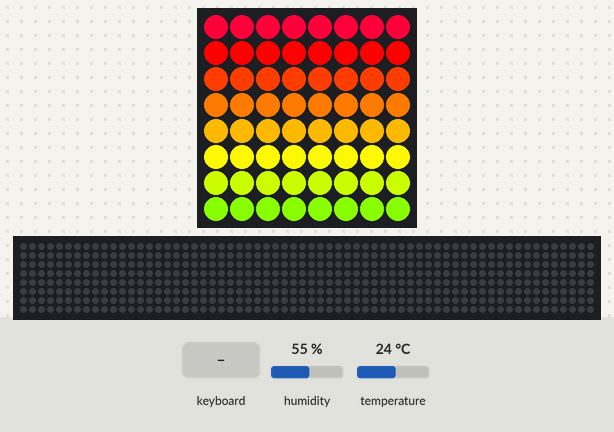
Bench run of a program on a simulated Raspberry Pi (BCM pin numbers) with a Sense HAT. Parts: the Sense HAT's 8×8 RGB LED matrix, a strip that is not on the board, showing the scrolling text unrolled. The inputs (shaded band) are chosen by the test bench; at power-on: humidity 55 %, temperature 24 °C. Random numbers come from a fixed seed; the 64×8 strip is a reading aid, not a part: it shows the text the matrix is scrolling, unrolled, one strip-width of it at a time; threads take turns every 2 ms.

Above: at 1.2 s.
1.3 s: key up typed on the keyboard
At 1.52 s:
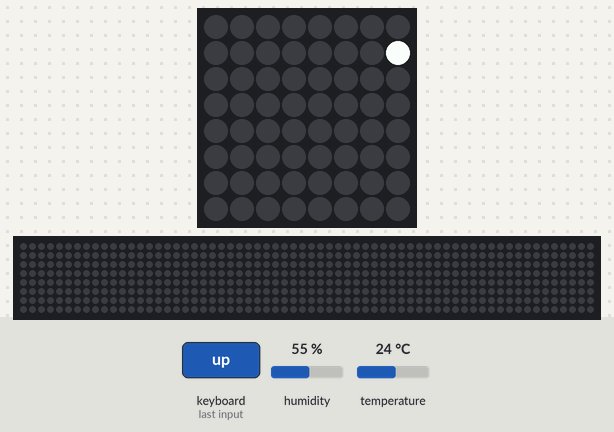
At 8.98 s:
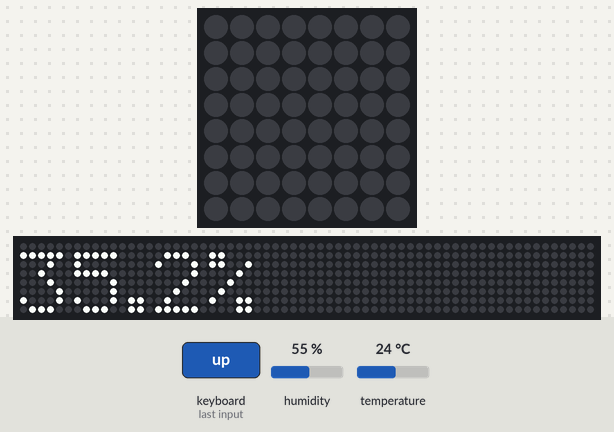

The program:

sense-hat-demo.py
```python
from sense_hat import SenseHat
from time import sleep
from random import randint
from evdev import InputDevice, list_devices, categorize, ecodes
import thread
import colorsys
import random

dev = InputDevice('/dev/input/event0')
sense = SenseHat()

currentMode = 0
totalModes = 3
lastRun = totalModes

modeNameScrollSpeed = .03

colorStep = .04

replies = ['Signs point to yes',
           'Without a doubt',
           'You may rely on it',
           'Do not count on it',
           'Looking good',
           'Cannot predict now',
           'It is decidedly so',
           'Outlook not so good'
           ]

def keyboard_listener(name, delay):
	global currentMode
	global totalModes
	global sense
	for event in dev.read_loop():
		if event.type == ecodes.EV_KEY:
			if (event.code == 28) and (event.value == 0):
				currentMode = 0
			if (event.code == ecodes.KEY_UP) and (event.value == 0):
				currentMode = 1
			if (event.code == ecodes.KEY_DOWN) and (event.value == 0):
				currentMode = 2
			if (event.code == ecodes.KEY_LEFT) and (event.value == 0):
				currentMode = 3
			if (event.code == ecodes.KEY_RIGHT) and (event.value == 0):
				currentMode = 4

thread.start_new_thread(keyboard_listener, ("Thread-1", 2, ))

while True:
	if currentMode == 0:
		if lastRun is not currentMode:
			sense.set_rotation(0)
			hue = 0.0
			sense.clear()
			lastRun = currentMode
		for y in range(0,8):
			newColor = list(colorsys.hls_to_rgb(hue+(y*colorStep), .5, 1))
			newColor[0] = int(newColor[0] * 255)
			newColor[1] = int(newColor[1] * 255)
			newColor[2] = int(newColor[2] * 255)
			for x in range(0,8):
				sense.set_pixel(x,y,newColor)
		sleep(.03)
		hue = hue + colorStep
		if hue + colorStep > 1.0:
			hue = hue - 1.0
	if currentMode == 1:
		if lastRun is not currentMode:
			sense.set_rotation(0)
			lastRun = currentMode
		temp = sense.temp
		temp = temp*1.8 + 32
		humidity = sense.get_humidity()
		humidity_value = 64 * humidity / 100
		humidity_value = round(humidity_value,1)
		temp = round(temp, 1)
		sense.show_message("Temp: " + str(temp) + " Humidity: " + str(humidity_value) + "%", scroll_speed=.05)
		currentMode = 0
	if currentMode == 2:
		if lastRun is not currentMode:
			sense.load_image("/home/pi/maker-faire-sense-hat-demo/logo.png")
			lastRun = currentMode
		x, y, z = sense.get_accelerometer_raw().values()
		x = round(x, 0)
		y = round(y, 0)
		if x == -1:
			sense.set_rotation(180)
		elif y == 1:
			sense.set_rotation(270)
		elif y == -1:
			sense.set_rotation(90)
		else:
			sense.set_rotation(0)

	if currentMode == 3:
		if lastRun is not currentMode:
			# first execution stuff here if needed
			sense.set_rotation(0)
			lastRun = currentMode
		sense.show_message("Teach, Learn and Make with Raspberry Pi", scroll_speed=.04, text_colour=(255,0,0))
		currentMode = 0
	if currentMode == 4:
		if lastRun is not currentMode:
			sense.show_message("ASK ME ANYTHING AND SHAKE!", scroll_speed=.03, text_colour=(255,0,0))
			lastRun = currentMode
			sense.show_letter("?", text_colour=(255,0,0))
		while currentMode == 4:
			x, y, z = sense.get_accelerometer_raw().values()
			if x > 2.5 or x < -2.5 or y > 2.5 or y < -2.5 or z > 2.5 or z < -2.5:
				sense.show_message(random.choice(replies), scroll_speed=.03, text_colour=(255,0,0))
				sense.show_letter("?", text_colour=(255,0,0))
			sleep(0.1)
```
